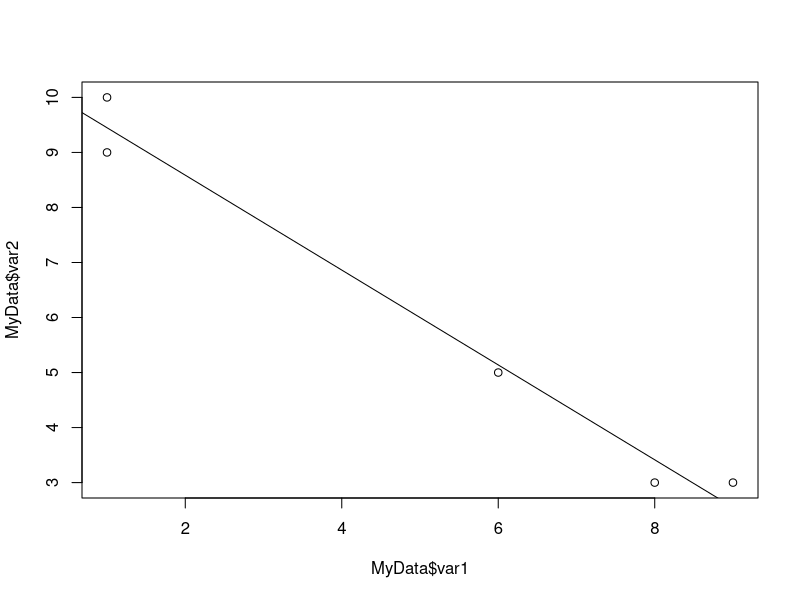
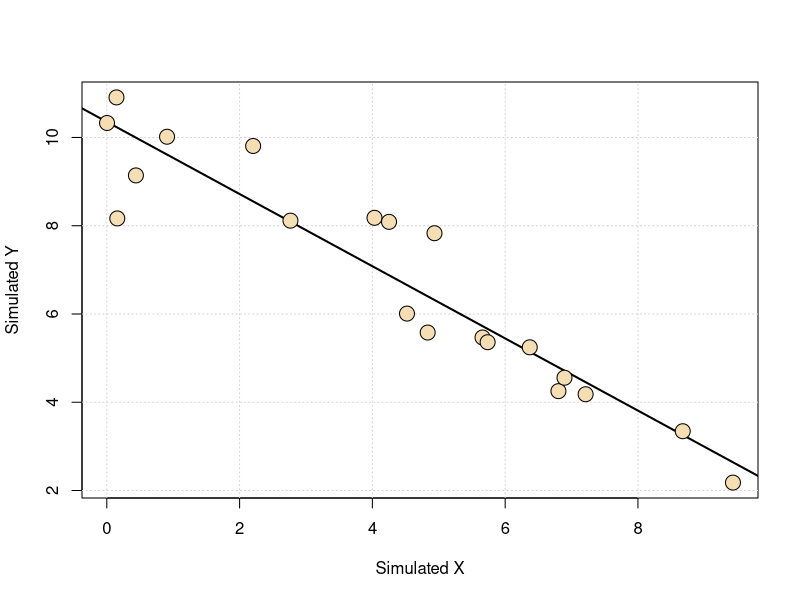
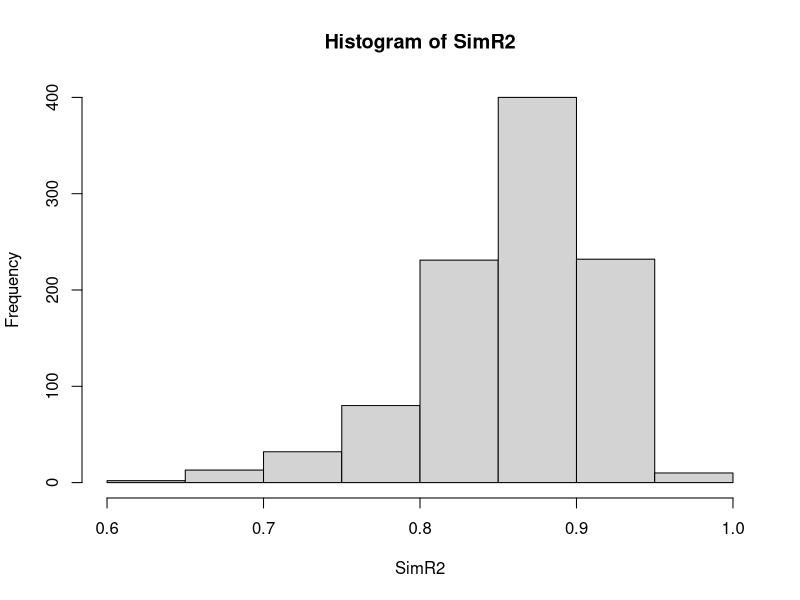

The R script that drew these images, in order:
# Analyzing regression data
# 5 April 2016
# NJG


# eyeball data directly from a published scatter plot.
# each observation is a paired x,y data point
obs1 <- c(1,10)
obs2 <- c(9,3)
obs3 <- c(6,5)
obs4 <- c(1,9)
obs5 <- c(8,3)

MyData <- data.frame(rbind(obs1,obs2,obs3,obs4,obs5))
colnames(MyData) <- c("var1","var2")
plot(x=MyData$var1, y=MyData$var2)
MyModel <- lm(MyData$var2~MyData$var1)
z <- summary(MyModel)
abline(summary(MyModel))

# extract parameters from model object
print(z)
names(z)
z$coefficients[c(1,2)]

# set up model parameters
intercept <- 10.31 # fitted regression intercept
slope <- -0.86     # fitted regression slope
sampleSize <- 20            # simulated sample size
xRange <- c(0,10)  # permissable range of x-values
residSD <- 1       # standard deviation of residuals

RegSim <- function(a=intercept,b=slope,n=sampleSize,xl=xRange,sd=residSD,scatterplot=FALSE){
  
  # simulate x values from random uniform over range
  xSim <- runif(n=sampleSize,min=xRange[1],max=xRange[2])
  
  # simulate y values from regression plus sd for normal noise
  ySim <- a + b*xSim + rnorm(n=n,mean=0,sd=sd)
  
# create data frame of simulated data  
SimData <- data.frame(cbind(xSim,ySim))
colnames(SimData) <- c("x","y")

# create and save summary of linear regression model
SimModel <- summary(lm(SimData$y~SimData$x))

# optionally, create regression plot
if(scatterplot==TRUE){
  
  plot(x=SimData$x,y=SimData$y,xlab= "Simulated X", ylab= "Simulated Y",type="n")
  grid()
  abline(SimModel,lwd=2)
  points(x=SimData$x,y=SimData$y,cex=2,pch=21,bg="wheat")
}

# create output as a list with data and model
output <- list(SimModel,SimData)

return(output)
  
}

RegSim(sd=1,scatterplot=TRUE)

# tweak the noise in the model to get r2 = 0.44

replicates <- 1000
SimR2 <- rep(0,replicates)

for (i in 1:replicates) {
  SimR2[i] <- RegSim(sd=1,scatterplot=FALSE)[[1]]$r.squared
}

hist(SimR2)
mean(SimR2)
quantile(SimR2,probs=c(0.025,0.975))
